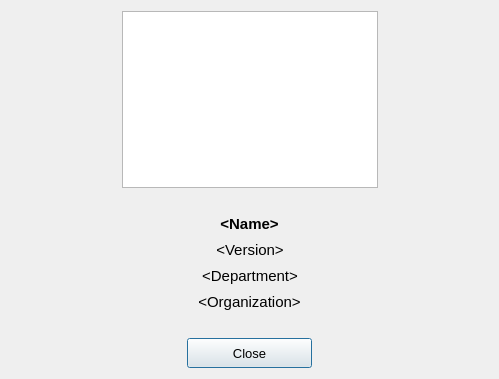
<?xml version="1.0" encoding="UTF-8"?>
<ui version="4.0">
 <class>AboutDialog</class>
 <widget class="QDialog" name="AboutDialog">
  <property name="geometry">
   <rect>
    <x>0</x>
    <y>0</y>
    <width>499</width>
    <height>379</height>
   </rect>
  </property>
  <property name="windowTitle">
   <string>About</string>
  </property>
  <layout class="QVBoxLayout" name="verticalLayout">
   <item>
    <layout class="QHBoxLayout" name="horizontalLayout_2">
     <item>
      <spacer name="horizontalSpacer_4">
       <property name="orientation">
        <enum>Qt::Horizontal</enum>
       </property>
       <property name="sizeType">
        <enum>QSizePolicy::Expanding</enum>
       </property>
       <property name="sizeHint" stdset="0">
        <size>
         <width>40</width>
         <height>20</height>
        </size>
       </property>
      </spacer>
     </item>
     <item>
      <widget class="QGraphicsView" name="graphicsViewLogo"/>
     </item>
     <item>
      <spacer name="horizontalSpacer_3">
       <property name="orientation">
        <enum>Qt::Horizontal</enum>
       </property>
       <property name="sizeType">
        <enum>QSizePolicy::Expanding</enum>
       </property>
       <property name="sizeHint" stdset="0">
        <size>
         <width>40</width>
         <height>20</height>
        </size>
       </property>
      </spacer>
     </item>
    </layout>
   </item>
   <item>
    <spacer name="horizontalSpacer_8">
     <property name="orientation">
      <enum>Qt::Horizontal</enum>
     </property>
     <property name="sizeHint" stdset="0">
      <size>
       <width>478</width>
       <height>20</height>
      </size>
     </property>
    </spacer>
   </item>
   <item>
    <layout class="QHBoxLayout" name="horizontalLayout">
     <item>
      <spacer name="horizontalSpacer">
       <property name="orientation">
        <enum>Qt::Horizontal</enum>
       </property>
       <property name="sizeHint" stdset="0">
        <size>
         <width>40</width>
         <height>20</height>
        </size>
       </property>
      </spacer>
     </item>
     <item>
      <widget class="QLabel" name="labelName">
       <property name="font">
        <font>
         <family>Segoe UI</family>
         <pointsize>11</pointsize>
         <weight>75</weight>
         <bold>true</bold>
        </font>
       </property>
       <property name="text">
        <string>&lt;html&gt;&lt;head/&gt;&lt;body&gt;&lt;p&gt;&amp;lt;Name&amp;gt;&lt;/p&gt;&lt;/body&gt;&lt;/html&gt;</string>
       </property>
       <property name="alignment">
        <set>Qt::AlignCenter</set>
       </property>
      </widget>
     </item>
     <item>
      <spacer name="horizontalSpacer_2">
       <property name="orientation">
        <enum>Qt::Horizontal</enum>
       </property>
       <property name="sizeHint" stdset="0">
        <size>
         <width>40</width>
         <height>20</height>
        </size>
       </property>
      </spacer>
     </item>
    </layout>
   </item>
   <item>
    <layout class="QHBoxLayout" name="horizontalLayout_4">
     <item>
      <spacer name="horizontalSpacer_10">
       <property name="orientation">
        <enum>Qt::Horizontal</enum>
       </property>
       <property name="sizeHint" stdset="0">
        <size>
         <width>40</width>
         <height>20</height>
        </size>
       </property>
      </spacer>
     </item>
     <item>
      <widget class="QLabel" name="labelVersion">
       <property name="font">
        <font>
         <family>Segoe UI</family>
         <pointsize>11</pointsize>
         <weight>50</weight>
         <bold>false</bold>
        </font>
       </property>
       <property name="text">
        <string>&lt;html&gt;&lt;head/&gt;&lt;body&gt;&lt;p&gt;&amp;lt;Version&amp;gt;&lt;/p&gt;&lt;/body&gt;&lt;/html&gt;</string>
       </property>
       <property name="alignment">
        <set>Qt::AlignCenter</set>
       </property>
      </widget>
     </item>
     <item>
      <spacer name="horizontalSpacer_9">
       <property name="orientation">
        <enum>Qt::Horizontal</enum>
       </property>
       <property name="sizeHint" stdset="0">
        <size>
         <width>40</width>
         <height>20</height>
        </size>
       </property>
      </spacer>
     </item>
    </layout>
   </item>
   <item>
    <layout class="QHBoxLayout" name="horizontalLayout_5">
     <item>
      <spacer name="horizontalSpacer_11">
       <property name="orientation">
        <enum>Qt::Horizontal</enum>
       </property>
       <property name="sizeHint" stdset="0">
        <size>
         <width>40</width>
         <height>20</height>
        </size>
       </property>
      </spacer>
     </item>
     <item>
      <widget class="QLabel" name="labelDepartment">
       <property name="font">
        <font>
         <family>Segoe UI</family>
         <pointsize>11</pointsize>
         <weight>50</weight>
         <bold>false</bold>
        </font>
       </property>
       <property name="text">
        <string>&lt;html&gt;&lt;head/&gt;&lt;body&gt;&lt;p&gt;&amp;lt;Department&amp;gt;&lt;/p&gt;&lt;/body&gt;&lt;/html&gt;</string>
       </property>
       <property name="alignment">
        <set>Qt::AlignCenter</set>
       </property>
      </widget>
     </item>
     <item>
      <spacer name="horizontalSpacer_12">
       <property name="orientation">
        <enum>Qt::Horizontal</enum>
       </property>
       <property name="sizeHint" stdset="0">
        <size>
         <width>40</width>
         <height>20</height>
        </size>
       </property>
      </spacer>
     </item>
    </layout>
   </item>
   <item>
    <layout class="QHBoxLayout" name="horizontalLayout_6">
     <item>
      <spacer name="horizontalSpacer_13">
       <property name="orientation">
        <enum>Qt::Horizontal</enum>
       </property>
       <property name="sizeHint" stdset="0">
        <size>
         <width>40</width>
         <height>20</height>
        </size>
       </property>
      </spacer>
     </item>
     <item>
      <widget class="QLabel" name="labelOrganization">
       <property name="font">
        <font>
         <family>Segoe UI</family>
         <pointsize>11</pointsize>
         <weight>50</weight>
         <bold>false</bold>
        </font>
       </property>
       <property name="text">
        <string>&lt;html&gt;&lt;head/&gt;&lt;body&gt;&lt;p&gt;&amp;lt;Organization&amp;gt;&lt;/p&gt;&lt;/body&gt;&lt;/html&gt;</string>
       </property>
       <property name="alignment">
        <set>Qt::AlignCenter</set>
       </property>
      </widget>
     </item>
     <item>
      <spacer name="horizontalSpacer_14">
       <property name="orientation">
        <enum>Qt::Horizontal</enum>
       </property>
       <property name="sizeHint" stdset="0">
        <size>
         <width>40</width>
         <height>20</height>
        </size>
       </property>
      </spacer>
     </item>
    </layout>
   </item>
   <item>
    <spacer name="horizontalSpacer_7">
     <property name="orientation">
      <enum>Qt::Horizontal</enum>
     </property>
     <property name="sizeHint" stdset="0">
      <size>
       <width>478</width>
       <height>20</height>
      </size>
     </property>
    </spacer>
   </item>
   <item>
    <layout class="QHBoxLayout" name="horizontalLayout_3">
     <item>
      <spacer name="horizontalSpacer_6">
       <property name="orientation">
        <enum>Qt::Horizontal</enum>
       </property>
       <property name="sizeHint" stdset="0">
        <size>
         <width>40</width>
         <height>20</height>
        </size>
       </property>
      </spacer>
     </item>
     <item>
      <widget class="QPushButton" name="pushButtonClose">
       <property name="minimumSize">
        <size>
         <width>125</width>
         <height>30</height>
        </size>
       </property>
       <property name="maximumSize">
        <size>
         <width>100</width>
         <height>30</height>
        </size>
       </property>
       <property name="font">
        <font>
         <family>Segoe UI</family>
         <pointsize>10</pointsize>
         <weight>50</weight>
         <italic>false</italic>
         <bold>false</bold>
        </font>
       </property>
       <property name="text">
        <string>Close</string>
       </property>
      </widget>
     </item>
     <item>
      <spacer name="horizontalSpacer_5">
       <property name="orientation">
        <enum>Qt::Horizontal</enum>
       </property>
       <property name="sizeHint" stdset="0">
        <size>
         <width>40</width>
         <height>20</height>
        </size>
       </property>
      </spacer>
     </item>
    </layout>
   </item>
  </layout>
 </widget>
 <resources/>
 <connections/>
</ui>
